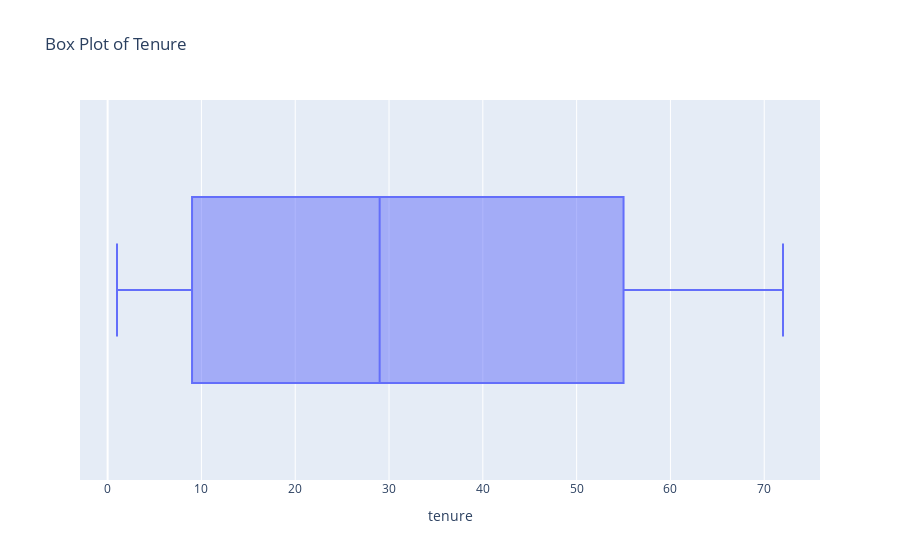

Write notebook code for a chart like this one.
### Markdown cell above
Using boxplots, one can explore the distribution of data in the categorical variables

### Code cell
fig = px.box(df, x="tenure", orientation="h", title="Box Plot of Tenure")
fig.show()

### Figure 1 — Plotly figure (JSON) as saved in the notebook; plotly's stock layout.template omitted (floating-point values rounded to 4 significant figures; data arrays with more than 128 entries replaced by an {"elided": "..."} marker saying what was removed)
{"data": [{"alignmentgroup": "True", "hovertemplate": "tenure=%{x}<extra></extra>", "legendgroup": "", "marker": {"color": "#636efa"}, "name": "", "notched": false, "offsetgroup": "", "orientation": "h", "showlegend": false, "type": "box", "x": {"elided": "7032 int values"}, "x0": " ", "xaxis": "x", "y0": " ", "yaxis": "y"}], "layout": {"boxmode": "group", "legend": {"tracegroupgap": 0}, "title": {"text": "Box Plot of Tenure"}, "xaxis": {"anchor": "y", "domain": [0, 1], "title": {"text": "tenure"}}, "yaxis": {"anchor": "x", "domain": [0, 1]}}}
